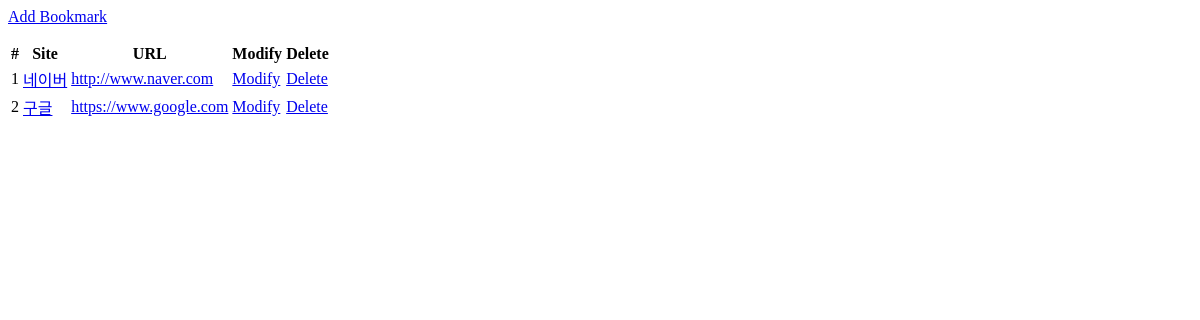
Before: /bookmark/ with the older database file.
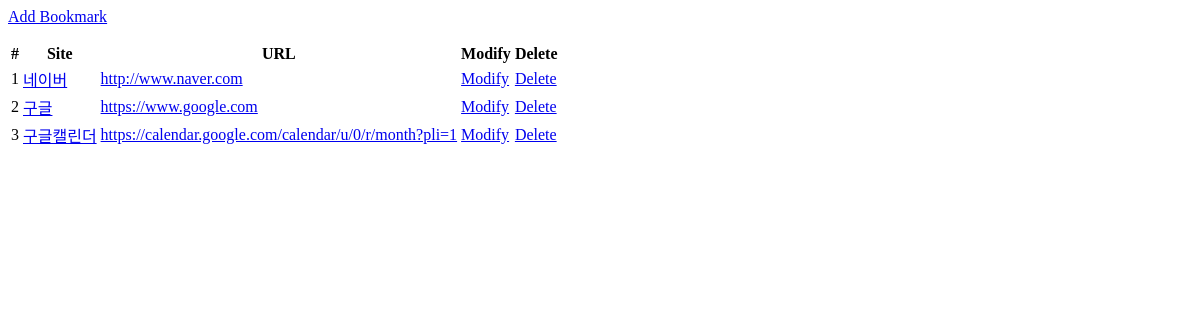
After: the same page with the newer database file.
### bookmark/models.py (models this page shows, shortened)
class Bookmark(models.Model):
    site_name = models.CharField(max_length=100)
    url = models.URLField('Site URL')

### bookmark/views.py (the view)
# urls.py: path("", BookmarkListView.as_view(), name='list'),   # 클래스형 뷰 -> 함수형 뷰로 변환 : as_view()
class BookmarkListView(ListView):
    model = Bookmark

### bookmark/templates/bookmark/bookmark_list.html (shortened to what this page needs)
{% extends 'base.html' %}
{% block content %}
<div class=""btn-group">
    <a href="{% url 'add' %}" class=""btn btn-info">Add Bookmark</a>
</div>
<table class="table">
    <thead>
        <tr>
            <th scope="col">#</th>
            <th scope="col">Site</th>
            <th scope="col">URL</th>
            <th scope="col">Modify</th>
            <th scope="col">Delete</th>
        </tr>
    </thead>
    <tbody>
        {% for bookmark in object_list %}
            <tr>
                <td>{{forloop.counter}}</td>
                <td><a href="{% url 'detail' pk=bookmark.id %}">{{bookmark.site_name}}</a></td>
                <td><a href="{{bookmark.url}}" target="_blank">{{bookmark.url}}</a></td>
                <td><a href="{% url 'update' pk=bookmark.id %}" class="btn btn-success-btn-sm">Modify</a></td>
                <td><a href="{% url 'delete' pk=bookmark.id %}" class="btn btn-danger-btn-sm">Delete</a></td>
            </tr>
        {% endfor %}
    </tbody>
</table>
{% endblock %}

### templates/base.html (shortened to what this page needs)
<html lang="en">
<head>
</head>
<body>
    {% block content %}
    {% endblock %}
</body>
</html>

Changed rows visible on the page:
added Bookmark: site_name "구글캘린더", url "https://calendar.google.com/calendar/u/0/r/month?pli=1"
